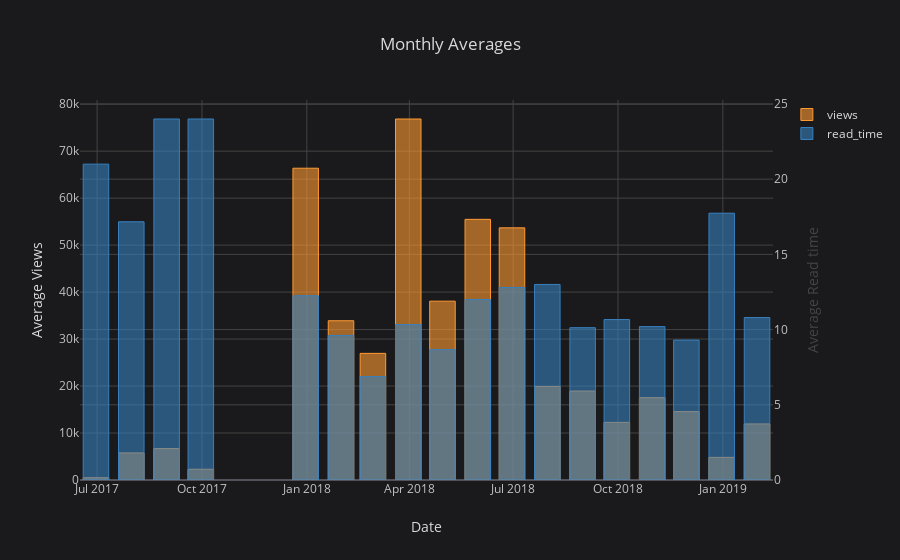

Notebook code cell kept with this figure:
### Markdown cell above
Bar Plot with Second Variable

### Code cell
df2 = df[['views', 'read_time',
          'published_date']].set_index('published_date').resample('M').mean()

df2.iplot(
    kind='bar',
    xTitle='Date',
    secondary_y='read_time',
    secondary_y_title='Average Read time',
    yTitle='Average Views',
    title='Monthly Averages')

### Figure 1 — Plotly figure (JSON) as saved in the notebook; plotly's stock layout.template omitted (floating-point values rounded to 4 significant figures)
{"data": [{"marker": {"color": "rgba(255, 153, 51, 0.6)", "line": {"color": "rgba(255, 153, 51, 1.0)", "width": 1}}, "name": "views", "orientation": "v", "text": "", "type": "bar", "uid": "2baf46d5-8c00-4748-9c5e-7fd3874eb3e9", "x": ["2017-06-30", "2017-07-31", "2017-08-31", "2017-09-30", "2017-10-31", "2017-11-30", "2017-12-31", "2018-01-31", "2018-02-28", "2018-03-31", "2018-04-30", "2018-05-31", "2018-06-30", "2018-07-31", "2018-08-31", "2018-09-30", "2018-10-31", "2018-11-30", "2018-12-31", "2019-01-31"], "y": [490, 5764, 6692.0, 2286, "", "", 66370.0, 33910.0, 26958, 76850.0, 38070.0, 55490.0, 53680.0, 19912, 18940.0, 12260.0, 17533, 14560.0, 4811.0, 11940.0]}, {"marker": {"color": "rgba(55, 128, 191, 0.6)", "line": {"color": "rgba(55, 128, 191, 1.0)", "width": 1}}, "name": "read_time", "orientation": "v", "text": "", "type": "bar", "uid": "aeb9fbd2-71a7-46f1-82e4-d396728eda96", "x": ["2017-06-30", "2017-07-31", "2017-08-31", "2017-09-30", "2017-10-31", "2017-11-30", "2017-12-31", "2018-01-31", "2018-02-28", "2018-03-31", "2018-04-30", "2018-05-31", "2018-06-30", "2018-07-31", "2018-08-31", "2018-09-30", "2018-10-31", "2018-11-30", "2018-12-31", "2019-01-31"], "xaxis": "x", "y": [21, 17.17, 24, 24, "", "", 12.25, 9.611, 6.875, 10.33, 8.667, 12, 12.8, 13, 10.12, 10.67, 10.2, 9.3, 17.74, 10.8], "yaxis": "y2"}], "layout": {"legend": {"bgcolor": "#1A1A1C", "font": {"color": "#D9D9D9"}}, "paper_bgcolor": "#1A1A1C", "plot_bgcolor": "#1A1A1C", "title": {"font": {"color": "#D9D9D9"}, "text": "Monthly Averages"}, "xaxis": {"gridcolor": "#434343", "showgrid": true, "tickfont": {"color": "#C2C2C2"}, "title": {"font": {"color": "#D9D9D9"}, "text": "Date"}, "zerolinecolor": "#666570"}, "yaxis": {"gridcolor": "#434343", "showgrid": true, "tickfont": {"color": "#C2C2C2"}, "title": {"font": {"color": "#D9D9D9"}, "text": "Average Views"}, "zerolinecolor": "#666570"}, "yaxis2": {"anchor": "x", "gridcolor": "#434343", "overlaying": "y", "showgrid": true, "side": "right", "tickfont": {"color": "#C2C2C2"}, "title": {"text": "Average Read time"}, "zerolinecolor": "#666570"}}}
